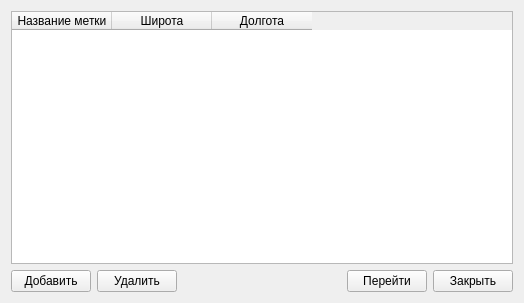
<?xml version="1.0" encoding="UTF-8"?>
<ui version="4.0">
 <class>FormAddLabelMap</class>
 <widget class="QWidget" name="FormAddLabelMap">
  <property name="geometry">
   <rect>
    <x>0</x>
    <y>0</y>
    <width>524</width>
    <height>303</height>
   </rect>
  </property>
  <property name="windowTitle">
   <string>Добавление метки</string>
  </property>
  <layout class="QGridLayout" name="gridLayout">
   <item row="0" column="0">
    <layout class="QVBoxLayout" name="verticalLayout">
     <item>
      <widget class="QTableWidget" name="tableWidget">
       <property name="alternatingRowColors">
        <bool>true</bool>
       </property>
       <property name="selectionMode">
        <enum>QAbstractItemView::SingleSelection</enum>
       </property>
       <property name="selectionBehavior">
        <enum>QAbstractItemView::SelectRows</enum>
       </property>
       <column>
        <property name="text">
         <string>Название метки</string>
        </property>
       </column>
       <column>
        <property name="text">
         <string>Широта</string>
        </property>
       </column>
       <column>
        <property name="text">
         <string>Долгота</string>
        </property>
       </column>
      </widget>
     </item>
     <item>
      <layout class="QHBoxLayout" name="horizontalLayout">
       <item>
        <widget class="QPushButton" name="pushButtonAdd">
         <property name="text">
          <string>Добавить</string>
         </property>
        </widget>
       </item>
       <item>
        <widget class="QPushButton" name="pushButtonDelete">
         <property name="text">
          <string>Удалить</string>
         </property>
        </widget>
       </item>
       <item>
        <spacer name="horizontalSpacer">
         <property name="orientation">
          <enum>Qt::Horizontal</enum>
         </property>
         <property name="sizeHint" stdset="0">
          <size>
           <width>40</width>
           <height>20</height>
          </size>
         </property>
        </spacer>
       </item>
       <item>
        <widget class="QPushButton" name="pushButtonGoto">
         <property name="text">
          <string>Перейти</string>
         </property>
        </widget>
       </item>
       <item>
        <widget class="QPushButton" name="pushButtonClose">
         <property name="text">
          <string>Закрыть</string>
         </property>
        </widget>
       </item>
      </layout>
     </item>
    </layout>
   </item>
  </layout>
 </widget>
 <resources/>
 <connections/>
</ui>
